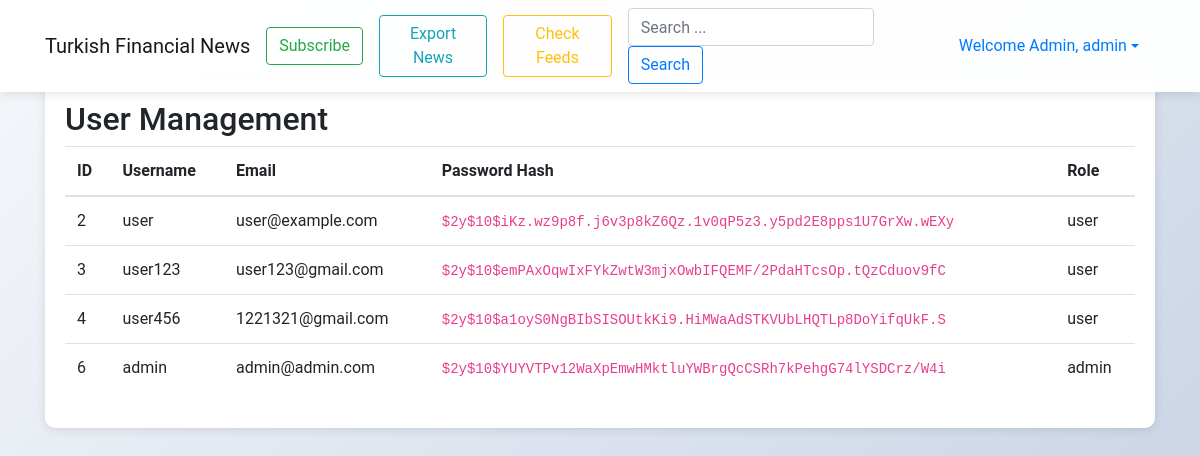
Before: /admin_users.php (signed in) with the older database file.
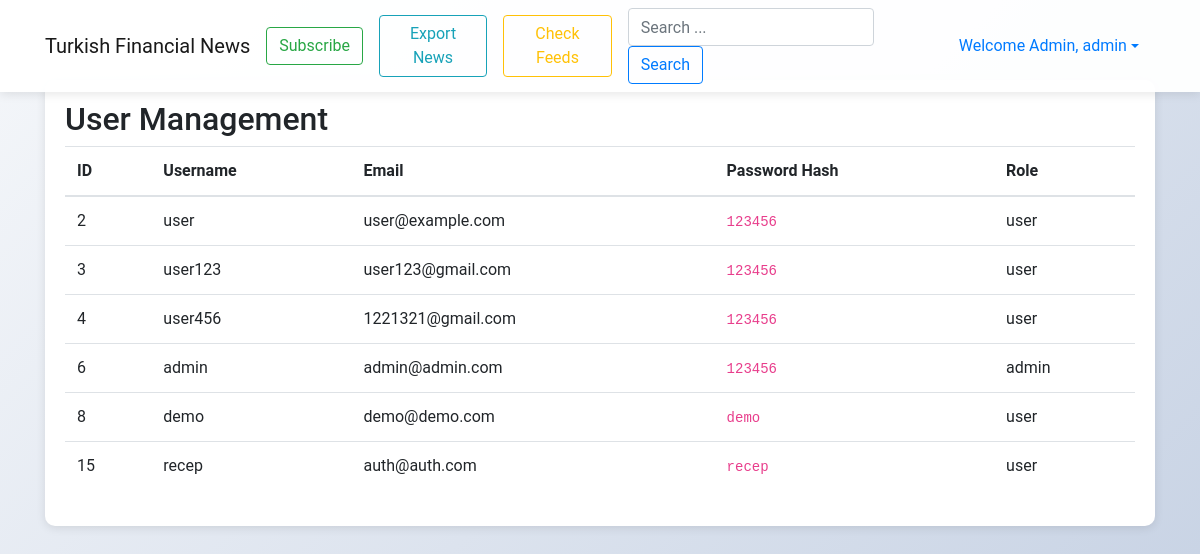
After: the same page with the newer database file.
### tables this page shows
CREATE TABLE `users` (
  `id` int NOT NULL,
  `username` varchar(50) NOT NULL,
  `password` varchar(255) NOT NULL,
  `email` varchar(100) NOT NULL,
  `role` enum('user','admin') DEFAULT 'user',
  `created_at` timestamp NOT NULL DEFAULT CURRENT_TIMESTAMP,
  `profile_picture` varchar(255) DEFAULT NULL
);

### public/admin_users.php (the view, shortened to what this page needs)
<?php
require_once 'config.php';
$query = "SELECT id, username, email, password, role FROM users";
$result = $conn->query($query);
?>
<!DOCTYPE html>
<html lang="en">
<head>
    <link rel="stylesheet" href="https://maxcdn.bootstrapcdn.com/bootstrap/4.5.2/css/bootstrap.min.css">
</head>
<body>
    <?php include 'navbar.php'; ?>
    <div class="container container-main">
        <div class="admin-card">
            <h2>User Management</h2>
            <table class="table">
                <thead>
                    <tr>
                        <th>ID</th>
                        <th>Username</th>
                        <th>Email</th>
                        <th>Password Hash</th>
                        <th>Role</th>
                    </tr>
                </thead>
                <tbody>
                    <?php while($user = $result->fetch_assoc()): ?>
                        <tr>
                            <td><?php echo htmlspecialchars($user['id']); ?></td>
                            <td><?php echo htmlspecialchars($user['username']); ?></td>
                            <td><?php echo htmlspecialchars($user['email']); ?></td>
                            <td><code><?php echo htmlspecialchars($user['password']); ?></code></td>
                            <td><?php echo htmlspecialchars($user['role']); ?></td>
                        </tr>
                    <?php endwhile; ?>
                </tbody>
            </table>
        </div>
    </div>
</body>
</html>

### public/navbar.php (shortened to what this page needs)
<nav class="navbar navbar-expand-lg fixed-top navbar-light">
    <div class="container">
        <a class="navbar-brand" href="index.php">Turkish Financial News</a>
        <div class="collapse navbar-collapse justify-content-end" id="navbarNav">
            <a href="subscribe.php" class="btn btn-outline-success mr-3">Subscribe</a>
            <a href="export_news.php" class="btn btn-outline-info mr-3">Export News</a>
            <a href="check_feeds.php" class="btn btn-outline-warning mr-3">Check Feeds</a>
            <form method="GET" action="index.php" class="form-inline my-2 my-lg-0 search-form-nav mr-3">
                <input type="text" name="search" class="form-control mr-2" placeholder="Search ...">
                <button type="submit" class="btn btn-outline-primary my-2 my-sm-0">Search</button>
            </form>
            <?php if(isset($_SESSION['user_id'])): ?>
                <div class="nav-item dropdown">
                    <a class="nav-link dropdown-toggle d-flex align-items-center" href="#" id="navbarDropdown" role="button" data-toggle="dropdown">
                        <?php if($_SESSION['role'] == 'admin'): ?>
                            Welcome Admin, <?php echo htmlspecialchars($_SESSION['username']); ?>
                        <?php else: ?>
                            Welcome, <?php echo htmlspecialchars($_SESSION['username']); ?>
                        <?php endif; ?>
                    </a>
                </div>
            <?php endif; ?>
        </div>
    </div>
</nav>

### public/admin_users.php (style rules this page uses)
.container-main { padding-top: 80px; }
.admin-card { background: white; padding: 20px; border-radius: 10px; box-shadow: 0 2px 10px rgba(0,0,0,0.1); }
body { font-family: 'Roboto', sans-serif; background: linear-gradient(135deg, #f5f7fa 0%, #c3cfe2 100%); min-height: 100vh; }
.navbar { background: rgba(255, 255, 255, 0.95); box-shadow: 0 2px 10px rgba(0,0,0,0.1); }

Changed rows visible on the page:
changed users "user@example.com": password "$2y$10$iKz.wz9p8f.j6v3p8kZ6Qz.1v0qP5z3.y5pd2E8pps1U7GrXw.wEXy" → "123456"
changed users "user123": password "$2y$10$emPAxOqwIxFYkZwtW3mjxOwbIFQEMF/2PdaHTcsOp.tQzCduov9fC" → "123456"
changed users "user456": password "$2y$10$a1oyS0NgBIbSISOUtkKi9.HiMWaAdSTKVUbLHQTLp8DoYifqUkF.S" → "123456"
changed users "admin": password "$2y$10$YUYVTPv12WaXpEmwHMktluYWBrgQcCSRh7kPehgG74lYSDCrz/W4i" → "123456"
added users: id "8", username "demo", email "demo@demo.com", password "demo", role "user"
added users: id "15", username "recep", email "auth@auth.com", password "recep", role "user"
